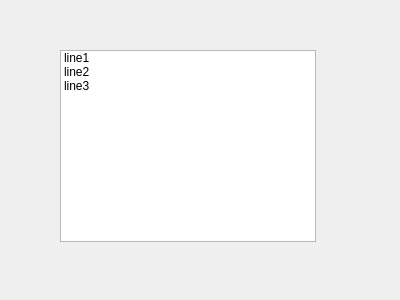
<?xml version="1.0" encoding="UTF-8"?>
<ui version="4.0">
 <class>Widget</class>
 <widget class="QWidget" name="Widget">
  <property name="geometry">
   <rect>
    <x>0</x>
    <y>0</y>
    <width>400</width>
    <height>300</height>
   </rect>
  </property>
  <property name="windowTitle">
   <string>Widget</string>
  </property>
  <widget class="QListWidget" name="listWidget">
   <property name="geometry">
    <rect>
     <x>60</x>
     <y>50</y>
     <width>256</width>
     <height>192</height>
    </rect>
   </property>
   <item>
    <property name="text">
     <string>line1</string>
    </property>
    <property name="textAlignment">
     <set>AlignLeading|AlignVCenter</set>
    </property>
   </item>
   <item>
    <property name="text">
     <string>line2</string>
    </property>
   </item>
   <item>
    <property name="text">
     <string>line3</string>
    </property>
   </item>
  </widget>
 </widget>
 <layoutdefault spacing="6" margin="11"/>
 <resources/>
 <connections/>
</ui>
